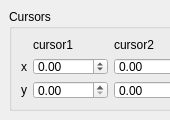
<?xml version="1.0" encoding="UTF-8"?>
<ui version="4.0">
 <class>wCursorCtrl</class>
 <widget class="QWidget" name="wCursorCtrl">
  <property name="geometry">
   <rect>
    <x>0</x>
    <y>0</y>
    <width>170</width>
    <height>120</height>
   </rect>
  </property>
  <property name="minimumSize">
   <size>
    <width>170</width>
    <height>120</height>
   </size>
  </property>
  <property name="windowTitle">
   <string>Form</string>
  </property>
  <widget class="QWidget" name="verticalLayoutWidget">
   <property name="geometry">
    <rect>
     <x>9</x>
     <y>9</y>
     <width>186</width>
     <height>102</height>
    </rect>
   </property>
   <layout class="QVBoxLayout" name="verticalLayout">
    <item>
     <widget class="QGroupBox" name="groupBox">
      <property name="title">
       <string>Cursors</string>
      </property>
      <layout class="QFormLayout" name="formLayout">
       <item row="0" column="0">
        <layout class="QGridLayout" name="gridLayout">
         <item row="2" column="0">
          <widget class="QLabel" name="label">
           <property name="text">
            <string>y</string>
           </property>
          </widget>
         </item>
         <item row="2" column="1">
          <widget class="QDoubleSpinBox" name="cur1y"/>
         </item>
         <item row="1" column="0">
          <widget class="QLabel" name="label_2">
           <property name="text">
            <string>x</string>
           </property>
          </widget>
         </item>
         <item row="1" column="1">
          <widget class="QDoubleSpinBox" name="cur1x">
           <property name="minimum">
            <double>-9999.000000000000000</double>
           </property>
           <property name="maximum">
            <double>9999.000000000000000</double>
           </property>
           <property name="singleStep">
            <double>0.010000000000000</double>
           </property>
          </widget>
         </item>
         <item row="0" column="1">
          <widget class="QLabel" name="label_3">
           <property name="text">
            <string>cursor1</string>
           </property>
          </widget>
         </item>
         <item row="0" column="2">
          <widget class="QLabel" name="label_4">
           <property name="text">
            <string>cursor2</string>
           </property>
          </widget>
         </item>
         <item row="1" column="2">
          <widget class="QDoubleSpinBox" name="cur2x">
           <property name="minimum">
            <double>-9999.000000000000000</double>
           </property>
           <property name="maximum">
            <double>9999.000000000000000</double>
           </property>
           <property name="singleStep">
            <double>0.010000000000000</double>
           </property>
          </widget>
         </item>
         <item row="2" column="2">
          <widget class="QDoubleSpinBox" name="cur2y"/>
         </item>
        </layout>
       </item>
      </layout>
     </widget>
    </item>
   </layout>
  </widget>
 </widget>
 <resources/>
 <connections/>
</ui>
